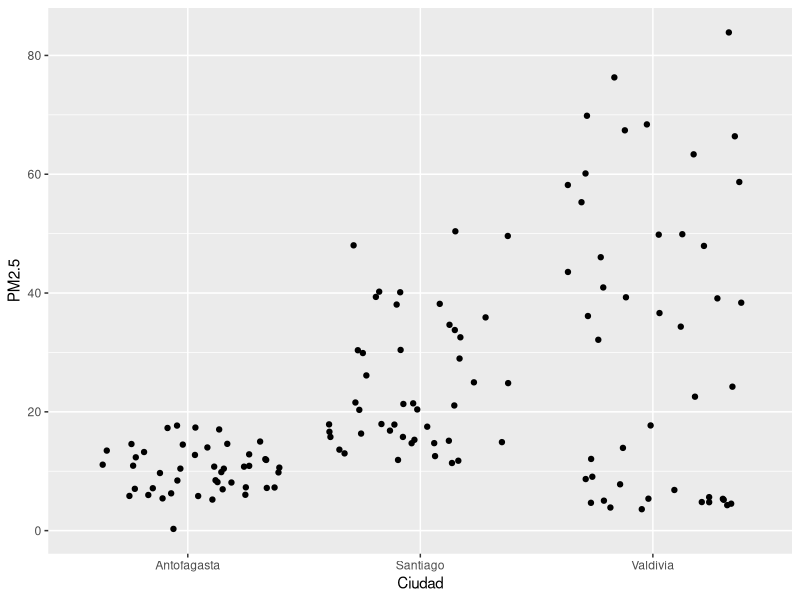
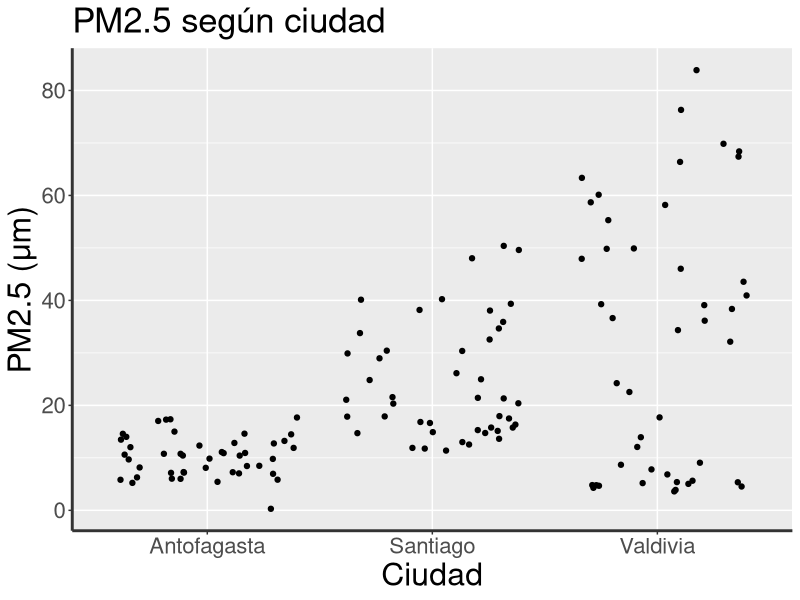
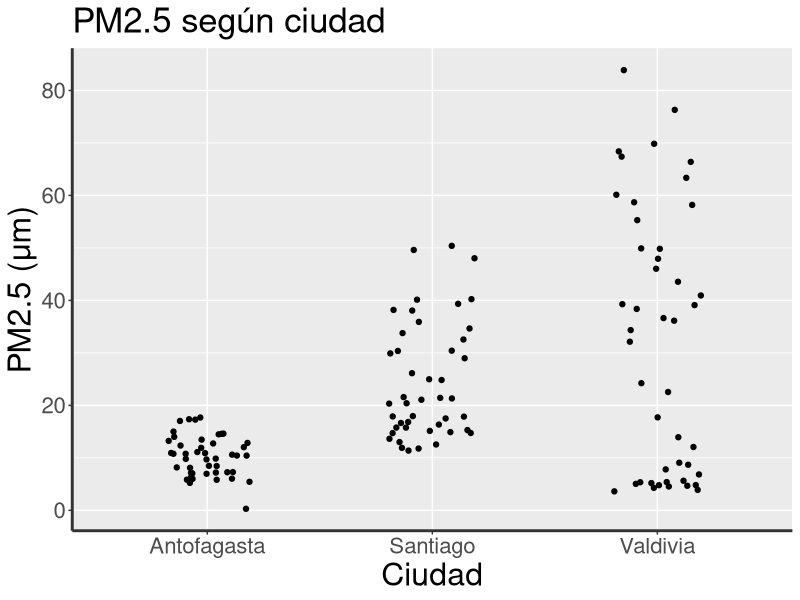
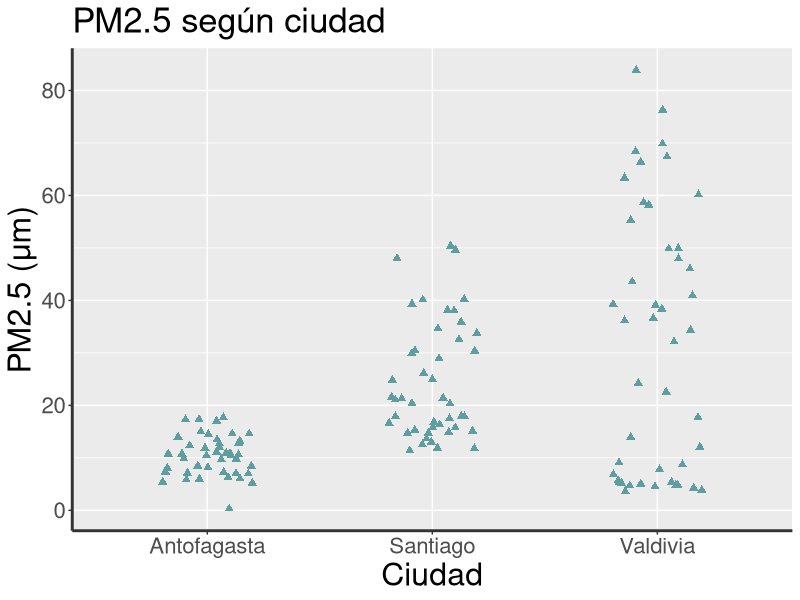
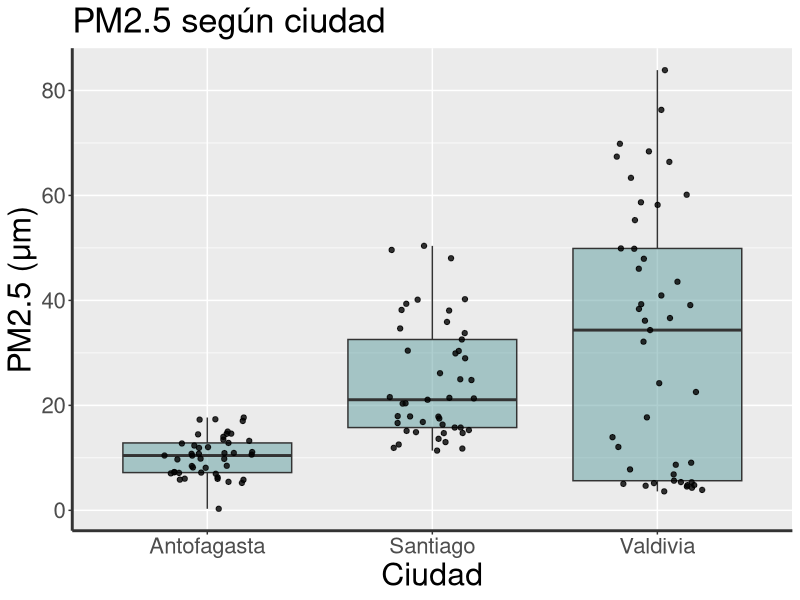
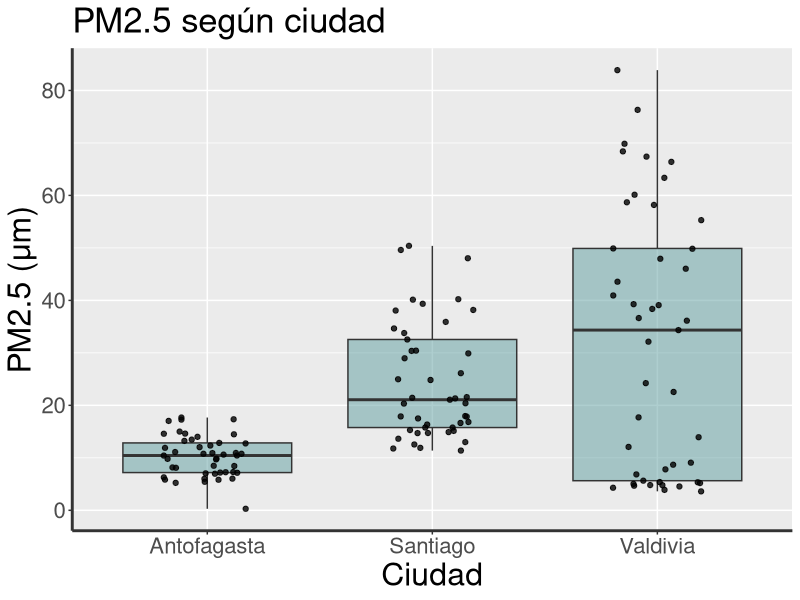

Generate these figures, in order, with R:
## ---- chunk 1
knitr::opts_chunk$set(collapse = TRUE)
## ---- chunk 2
library(ggplot2)
## ---- chunk 3
library(readr)
MaterialParticulado <- read_delim("MaterialParticulado.txt", 
delim = "\t", escape_double = FALSE, 
col_types = cols(Year = col_factor(levels = c("2018", "2019", "2020", "2021")), Mes = col_factor(levels = c("1", "2", "3", "4", "5", "6", "7", "8", 
"9", "10", "11", "12"))), trim_ws = TRUE)
## ---- chunk 4
ggplot(data=MaterialParticulado, mapping =aes(x=Ciudad, y=PM2.5))+
  geom_jitter()
## ---- chunk 5
ggplot(data=MaterialParticulado, mapping =aes(x=Ciudad, y=PM2.5))+
  geom_jitter()+
  labs(title="PM2.5 según ciudad",
       y="PM2.5 (μm)", x="Ciudad")+
  theme(axis.text =element_text(size=16),
        axis.title=element_text(size=23),
        plot.title=element_text(size=25),
        axis.line = element_line(color = "#333333",size = 1, linetype = "solid"))
## ---- chunk 6
ggplot(data=MaterialParticulado, mapping =aes(x=Ciudad, y=PM2.5))+
  geom_jitter(width = 0.2)+
  labs(title="PM2.5 según ciudad",
       y="PM2.5 (μm)", x="Ciudad")+
  theme(axis.text =element_text(size=16),
        axis.title=element_text(size=23),
        plot.title=element_text(size=25),
        axis.line = element_line(color = "#333333",size = 1, linetype = "solid"))
## ---- chunk 7
ggplot(data=MaterialParticulado, mapping =aes(x=Ciudad, y=PM2.5))+
  geom_jitter(width = 0.2, color = "#5F9EA0", shape = 17, size =2)+
  labs(title="PM2.5 según ciudad",
       y="PM2.5 (μm)", x="Ciudad")+
  theme(axis.text =element_text(size=16),
        axis.title=element_text(size=23),
        plot.title=element_text(size=25),
        axis.line = element_line(color = "#333333",size = 1, linetype = "solid"))
## ---- chunk 8
ggplot(data=MaterialParticulado, mapping =aes(x=Ciudad, y=PM2.5))+
  geom_boxplot(fill="#5F9EA0", alpha= 0.5)+
  geom_jitter(width = 0.2, alpha=0.8)+
  labs(title="PM2.5 según ciudad",
       y="PM2.5 (μm)", x="Ciudad")+
  theme(axis.text =element_text(size=16),
        axis.title=element_text(size=23),
        plot.title=element_text(size=25),
        axis.line = element_line(color = "#333333",size = 1, linetype = "solid"))
## ---- chunk 9
ggplot(data=MaterialParticulado, mapping =aes(x=Ciudad, y=PM2.5))+
  geom_boxplot(fill="#5F9EA0", alpha= 0.5)+
  geom_jitter(width = 0.2, alpha=0.8)+
  labs(title="PM2.5 según ciudad",
       y="PM2.5 (μm)", x="Ciudad")+
  theme(axis.text =element_text(size=16),
        axis.title=element_text(size=23),
        plot.title=element_text(size=25),
        axis.line = element_line(color = "#333333",size = 1, linetype = "solid"))
